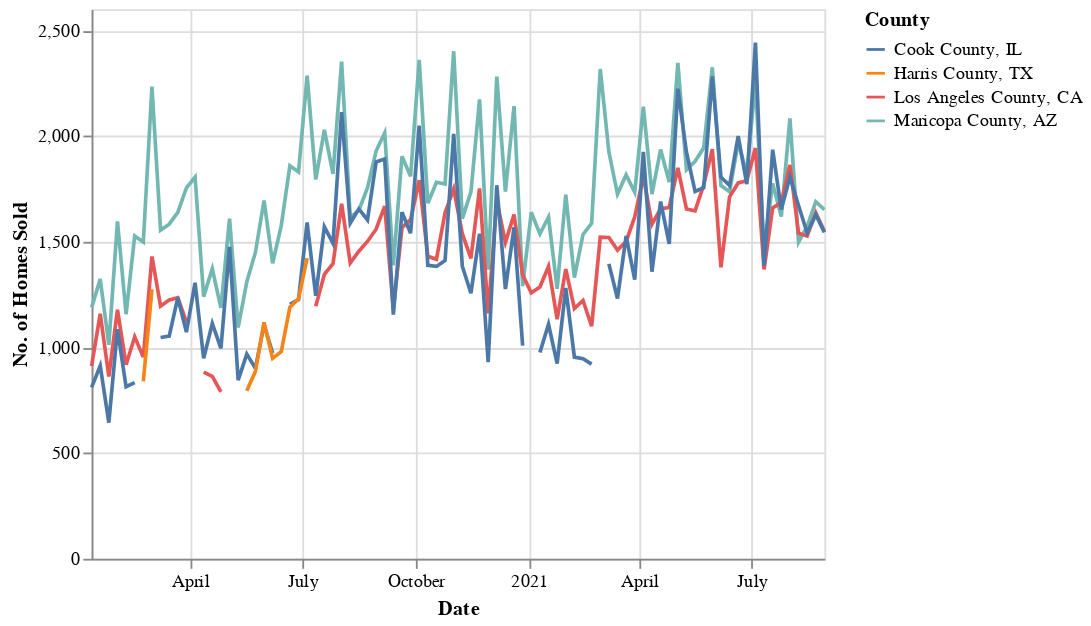

Here is the notebook cell this chart was saved with:
### Markdown cell above
What we can conclude is that across the country, transaction volumes have risen, and are higher than 2020.  
  
Which are some of the counties that have seen the most amount of action?

### Code cell
# ranking query
redfin_sales_sorted_top = fidap.sql("""
WITH sales_sorted AS (
SELECT period_end, CAST(total_homes_sold AS FLOAT64) AS total_homes_sold, region_name,
ROW_NUMBER() OVER(PARTITION BY period_end ORDER BY CAST(total_homes_sold AS FLOAT64) DESC) AS weekly_rank
FROM fidap-301014.redfin.weekly_housing_market
WHERE duration = '1 weeks'
AND region_type = 'county'
AND CAST(period_begin AS DATE) > "2019-12-31")

SELECT *
FROM sales_sorted
WHERE weekly_rank < 4
ORDER BY period_end
""")

redfin_sales_sorted_top.period_end = pd.to_datetime(redfin_sales_sorted_top.period_end)

# top 3 counties by transaction volume
# redfin_sales_sorted_top = redfin_sales_sorted[(redfin_sales_sorted['weekly_rank']<4)]


# plotting
alt.Chart(redfin_sales_sorted_top).mark_line().encode(
    x = alt.X('period_end', title = "Date"),
    y = alt.Y('total_homes_sold', title = "No. of Homes Sold", impute = alt.ImputeParams(value = None)),
    color = alt.Color('region_name', title = "County")
)

### Figure 1 — Vega-Lite specification as saved in the notebook (floating-point values rounded to 4 significant figures; data arrays with more than 128 entries replaced by an {"elided": "..."} marker saying what was removed)
{"config": {"view": {"continuousWidth": 400, "continuousHeight": 300}}, "data": {"name": "data-db6120dcf3f3e1fb11e012b4093f55f4"}, "mark": "line", "encoding": {"color": {"type": "nominal", "field": "region_name", "title": "County"}, "x": {"type": "temporal", "field": "period_end", "title": "Date"}, "y": {"type": "quantitative", "field": "total_homes_sold", "impute": {"value": null}, "title": "No. of Homes Sold"}}, "$schema": "https://vega.github.io/schema/vega-lite/v4.8.1.json", "datasets": {"data-db6120dcf3f3e1fb11e012b4093f55f4": {"elided": "258 records"}}}
